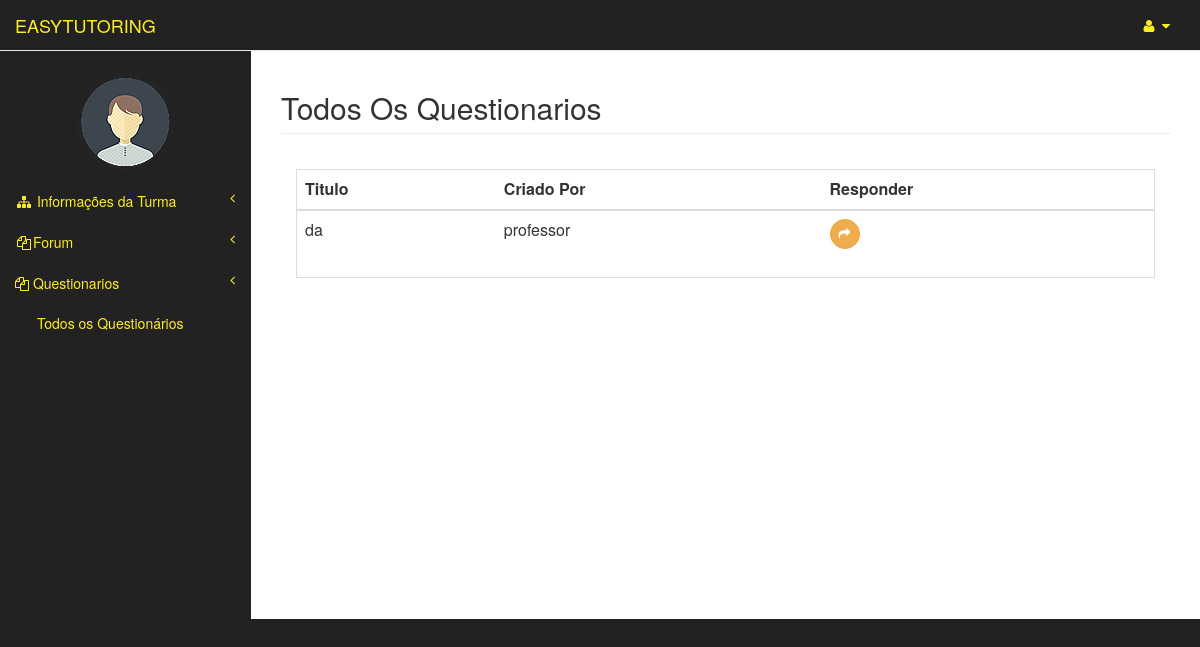
Before: /aluno_area/listQuestionarios/13/ (signed in) with the older database file.
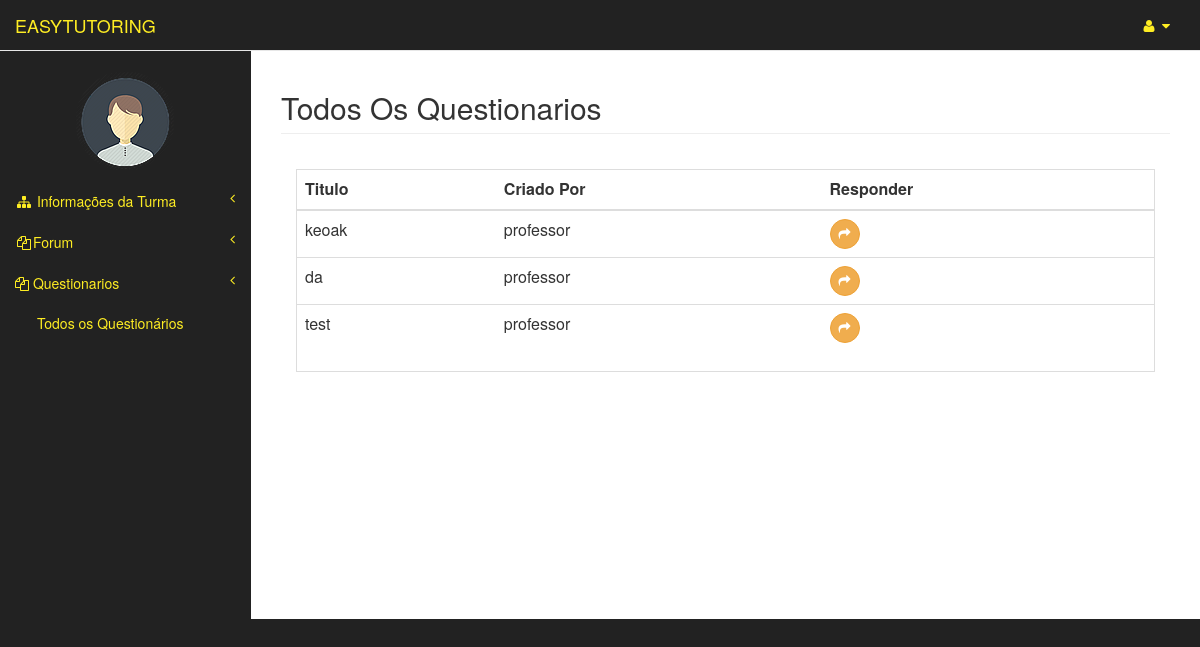
After: the same page with the newer database file.
### questionarios/models.py (models this page shows)
class Questionario(models.Model):
	codigo = models.CharField(max_length=50)
	turma = models.ForeignKey(Turma,null=True)
	professor = models.ForeignKey(Professor)
	questoes = models.ManyToManyField(Questao)

### usuarios/models.py (models this page shows)
class Usuario(models.Model):
	user = models.OneToOneField(User)
	matricula = models.CharField(max_length=20)
	curso = models.CharField(max_length=3)
	tipo = models.CharField(max_length=8, blank=False,null=True)
	nome_completo = models.CharField(max_length=150)
	img = models.ImageField(upload_to="img/original/", blank=True)
	thumb = ThumbnailerImageField(upload_to="img/thumb/", blank=True,null=True,resize_source=dict(size=(100, 100), sharpen=True))
	def __str__(self):
		return self.user.username

### aluno_area/views.py (the view)
# urls.py: url(r'^listQuestionarios/(?P<turma_id>[0-9]+)/$', views.listQuestionarios, name='listQuestionarios'),
def listQuestionarios(request,turma_id):
	user = request.user
	usuario = Usuario.objects.get(user=user)
	turma = Turma.objects.get(pk=turma_id)
	professor= turma.professor
	questionarios = Questionario.objects.filter(professor_id=professor,turma_id=turma)
	context= {'questionarios':questionarios,
	'usuario':usuario,
	'turma':turma}
	return render(request,'aluno_area/listQuestionarios.html',context=context)

### templates/aluno_area/listQuestionarios.html
{% extends "aluno_area/turmaArea.html" %}
{% block pageHeader %}
    <h2 class="page-header">Todos Os Questionarios</h2>
{% endblock pageHeader %}
{% block form %}
    <div class="panel-body">
        <div class="table-responsive table-bordered">
            <table class="table">
                <thead>
                    <tr>
                        <th>Titulo</th>
                        <th>Criado Por</th>
                        <th>Responder</th>
                    </tr>
                </thead>
                <tbody>
                	{% for questionario in questionarios %}
                        <tr>
                            <td>{{ questionario.codigo }}</td>
                            <td>{{questionario.professor}}</td>
                            <td><a  href="{% url 'aluno_area:responderQuestionario' turma.id questionario.id %}"> <button type="button" class="btn btn-warning btn-circle"><i class="fa fa-share"></i>
                            </button></a></td>
                        </tr>
					{% endfor %}
                </tbody>
            </table>
        </div>
    </div>
{% endblock form %}

Changed rows visible on the page:
now on this page (row edited): Questionario: codigo "keoak", professor "professor"
added Questionario: codigo "test", professor "professor"
